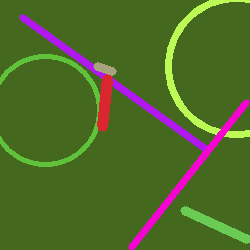
#> input picture microservices/painting.png, 250 x 250 px
$ python fill.py
#> lines starting #> are read from the running program, lines starting #| are printed output that depends on the picture
import cv2 as cv
import numpy as np
from random import randrange
import sys
import os

# read
painting_file = "painting.png"
if os.path.exists(painting_file):
    image = cv.imread(painting_file, cv.IMREAD_COLOR)
#> image is the input picture: shape (250, 250, 3); mean B, G, R 41.7, 106.8, 79.9
    # perform operation
    color = (randrange(255), randrange(255), randrange(255))
    image[:] = color
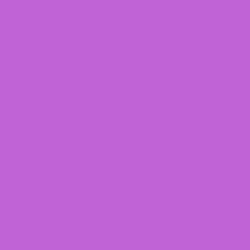
#> image: shape (250, 250, 3); mean B, G, R 216, 98, 194
    # output
    cv.imwrite(painting_file, image)

sys.exit(0)
#> (the program exits here)
